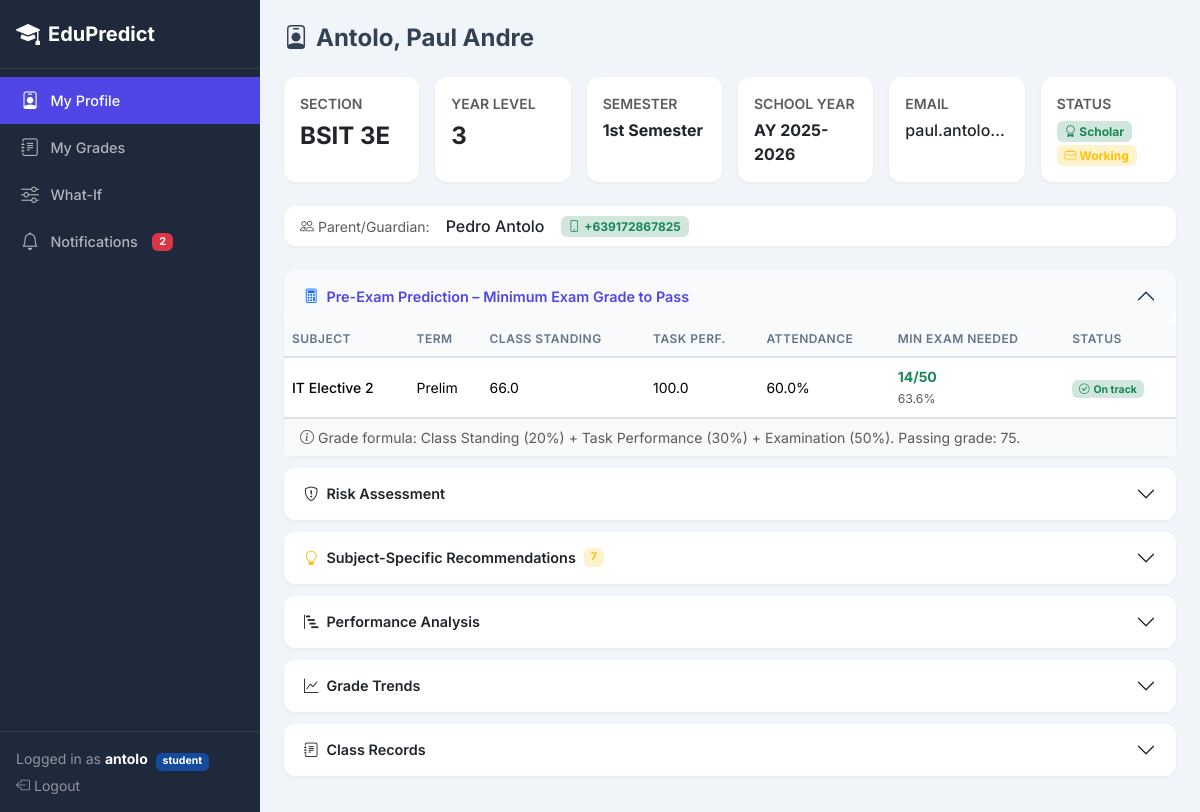
Page /student/1 (signed in) on the committed database.
### app.py (models this page shows, shortened)
class User(db.Model):
    __tablename__ = 'users'
    id = db.Column(db.Integer, primary_key=True)
    username = db.Column(db.String(80), unique=True, nullable=False)
    password_hash = db.Column(db.String(256), nullable=False)
    role = db.Column(db.String(20), default='teacher')
    student_id = db.Column(db.Integer, db.ForeignKey('students.id'), nullable=True)
    @property
    def is_authenticated(self): return True
    @property
    def is_staff(self): return self.role in ('admin', 'teacher')
    @property
    def is_parent(self): return self.role == 'parent'

class Student(db.Model):
    __tablename__ = 'students'
    id = db.Column(db.Integer, primary_key=True)
    name = db.Column(db.String(100), nullable=False)
    section = db.Column(db.String(20))
    year_level = db.Column(db.Integer)
    semester = db.Column(db.String(30))
    school_year = db.Column(db.String(30))
    email = db.Column(db.String(100))
    is_scholar = db.Column(db.Boolean, default=False)
    is_working_student = db.Column(db.Boolean, default=False)
    parent_phone = db.Column(db.String(20))
    parent_name = db.Column(db.String(100))
    records = db.relationship('ClassRecord', backref='student', lazy=True)
    predictions = db.relationship('Prediction', backref='student', lazy=True)
    activities = db.relationship('StudentActivity', backref='student', lazy=True)
    quiz_scores = db.relationship('QuizScore', backref='student', lazy=True)
    notifications = db.relationship('Notification', backref='student', lazy=True)

class Subject(db.Model):
    __tablename__ = 'subjects'
    id = db.Column(db.Integer, primary_key=True)
    name = db.Column(db.String(100), nullable=False)
    description = db.Column(db.Text)
    records = db.relationship('ClassRecord', backref='subject', lazy=True)
    topics = db.relationship('Topic', backref='subject', lazy=True)

class ClassRecord(db.Model):
    __tablename__ = 'class_records'
    id = db.Column(db.Integer, primary_key=True)
    student_id = db.Column(db.Integer, db.ForeignKey('students.id'), nullable=False)
    subject_id = db.Column(db.Integer, db.ForeignKey('subjects.id'), nullable=False)
    term = db.Column(db.String(20))
    semester = db.Column(db.String(30))
    school_year = db.Column(db.String(30))
    class_standing = db.Column(db.Float, default=0)     # Equiv % (weight 20%)
    exam_score = db.Column(db.Float, default=0)          # Equiv % (weight 50%)
    task_performance = db.Column(db.Float, default=0)    # Equiv % (weight 30%)
    attendance = db.Column(db.Float, default=100)         # Tracked separately, not in grade
    final_grade = db.Column(db.Float, default=0)          # CS*0.20 + TP*0.30 + Exam*0.50

### app.py (the view)
@app.route('/student/<int:student_id>')
@login_required
def student_profile(student_id):
    if current_user.role == 'student' and current_user.student_id != student_id:
        abort(403)
    if current_user.role == 'parent' and current_user.student_id != student_id:
        abort(403)
    student = db.session.get(Student, student_id)
    if not student:
        flash('Student not found.', 'danger')
        return redirect(url_for('students') if current_user.is_staff else url_for('login'))
    records = ClassRecord.query.filter_by(student_id=student_id).all()
    predictions = Prediction.query.filter_by(student_id=student_id).all()
    activities = StudentActivity.query.filter_by(student_id=student_id).order_by(StudentActivity.id.desc()).limit(20).all()
    weak_topics = (
        db.session.query(Topic.name, func.avg(QuizScore.score / QuizScore.max_score * 100).label('avg_pct'))
        .join(QuizScore, QuizScore.topic_id == Topic.id)
        .filter(QuizScore.student_id == student_id)
        .group_by(Topic.id)
        .having(func.avg(QuizScore.score / QuizScore.max_score * 100) < 75)
        .all()
    )
    fi_data = {}
    for p in predictions:
        if p.feature_importance:
            fi_data[p.subject.name] = json.loads(p.feature_importance)
    from ml_engine import calculate_pre_exam_prediction
    pre_exam_data = []
    subjects_seen = set()
    for r in sorted(records, key=lambda x: x.id, reverse=True):
        if r.subject_id in subjects_seen:
            continue
        subjects_seen.add(r.subject_id)
        subj = db.session.get(Subject, r.subject_id)
        pred_info = calculate_pre_exam_prediction(r.class_standing, r.task_performance)
        pred_info['subject_name'] = subj.name if subj else f'Subject {r.subject_id}'
        pred_info['term'] = r.term
        pred_info['class_standing'] = r.class_standing
        pred_info['task_performance'] = r.task_performance
        pred_info['attendance'] = r.attendance
        pre_exam_data.append(pred_info)
    att_present = 0
    att_total = 0
    att_records = AttendanceRecord.query.filter_by(student_id=student_id, term='Prelim').all()
    if att_records:
        att_present = sum(1 for r in att_records if r.status == 'Present')
        att_total = len(att_records)
    return render_template('student_profile.html',
                           student=student, records=records,
                           predictions=predictions, activities=activities,
                           weak_topics=weak_topics, fi_data=fi_data,
                           pre_exam_data=pre_exam_data,
                           att_present=att_present, att_total=att_total)

### templates/student_profile.html (shortened to what this page needs)
{% extends "base.html" %}
{% block content %}
<div class="d-flex flex-wrap align-items-center justify-content-between gap-2 mb-4">
    <h4 class="fw-bold mb-0"><i class="bi bi-person-badge me-2"></i>{{ student.name }}</h4>
</div>
<div class="row g-3 mb-4">
    <div class="col-6 col-md-2">
        <div class="card stat-card h-100"><div class="card-body">
            <div class="text-muted small text-uppercase fw-semibold">Section</div>
            <div class="fs-4 fw-bold mt-1">{{ student.section }}</div>
        </div></div>
    </div>
    <div class="col-6 col-md-2">
        <div class="card stat-card h-100"><div class="card-body">
            <div class="text-muted small text-uppercase fw-semibold">Year Level</div>
            <div class="fs-4 fw-bold mt-1">{{ student.year_level }}</div>
        </div></div>
    </div>
    <div class="col-6 col-md-2">
        <div class="card stat-card h-100"><div class="card-body">
            <div class="text-muted small text-uppercase fw-semibold">Semester</div>
            <div class="fw-bold mt-1">{{ student.semester or '—' }}</div>
        </div></div>
    </div>
    <div class="col-6 col-md-2">
        <div class="card stat-card h-100"><div class="card-body">
            <div class="text-muted small text-uppercase fw-semibold">School Year</div>
            <div class="fw-bold mt-1">{{ student.school_year or '—' }}</div>
        </div></div>
    </div>
    <div class="col-12 col-md-2">
        <div class="card stat-card h-100"><div class="card-body">
            <div class="text-muted small text-uppercase fw-semibold">Email</div>
            <div class="fw-medium mt-1 text-truncate">{{ student.email }}</div>
        </div></div>
    </div>
    <div class="col-12 col-md-2">
        <div class="card stat-card h-100"><div class="card-body">
            <div class="text-muted small text-uppercase fw-semibold">Status</div>
            <div class="mt-1">
                {% if student.is_scholar %}<span class="badge bg-success-subtle text-success"><i class="bi bi-award"></i> Scholar</span>{% endif %}
                {% if student.is_working_student %}<span class="badge bg-warning-subtle text-warning"><i class="bi bi-briefcase"></i> Working</span>{% endif %}
            </div>
        </div></div>
    </div>
</div>
{% if student.parent_name or student.parent_phone %}
<div class="card mb-4">
    <div class="card-body py-2 d-flex flex-wrap gap-3 align-items-center">
        <span class="text-muted small"><i class="bi bi-people me-1"></i>Parent/Guardian:</span>
        <span class="fw-medium">{{ student.parent_name or '—' }}</span>
        {% if student.parent_phone %}
        <span class="badge bg-success-subtle text-success"><i class="bi bi-phone me-1"></i>{{ student.parent_phone }}</span>
        {% endif %}
    </div>
</div>
{% endif %}
<div class="accordion" id="profileAccordion">
    {% if pre_exam_data %}
    <div class="accordion-item">
        <h2 class="accordion-header">
            <button class="accordion-button" type="button" data-bs-toggle="collapse" data-bs-target="#collapsePreExam">
                <i class="bi bi-calculator me-2 text-primary"></i>Pre-Exam Prediction – Minimum Exam Grade to Pass
            </button>
        </h2>
        <div id="collapsePreExam" class="accordion-collapse collapse show" data-bs-parent="#profileAccordion">
            <div class="accordion-body p-0">
                <div class="table-responsive">
                    <table class="table table-hover align-middle mb-0">
                        <thead>
                            <tr>
                                <th>Subject</th>
                                <th>Term</th>
                                <th class="d-none d-md-table-cell">Class Standing</th>
                                <th class="d-none d-md-table-cell">Task Perf.</th>
                                <th class="d-none d-md-table-cell">Attendance</th>
                                <th>Min Exam Needed</th>
                                <th>Status</th>
                            </tr>
                        </thead>
                        <tbody>
                        {% for pe in pre_exam_data %}
                        <tr>
                            <td class="fw-medium">{{ pe.subject_name }}</td>
                            <td>{{ pe.term }}</td>
                            <td class="d-none d-md-table-cell">{{ pe.class_standing }}</td>
                            <td class="d-none d-md-table-cell">{{ pe.task_performance }}</td>
                            <td class="d-none d-md-table-cell">{{ pe.attendance }}%</td>
                            <td>
                                {% if pe.achievable %}
                                <span class="fw-bold {% if pe.exam_needed > 90 %}text-danger{% elif pe.exam_needed > 75 %}text-warning{% else %}text-success{% endif %}">
                                    {{ pe.exam_needed_raw }}/{{ pe.exam_max_items }}
                                </span>
                                <br><small class="text-muted">{{ pe.exam_needed }}%</small>
                                {% else %}
                                <span class="fw-bold text-danger">{{ pe.exam_max_items }}/{{ pe.exam_max_items }}+</span>
                                <br><small class="text-muted">Not achievable</small>
                                {% endif %}
                            </td>
                            <td>
                                {% if not pe.achievable %}
                                <span class="badge bg-danger-subtle text-danger"><i class="bi bi-x-circle me-1"></i>Cannot pass by exam alone</span>
                                {% elif pe.exam_needed > 90 %}
                                <span class="badge bg-danger-subtle text-danger"><i class="bi bi-exclamation-triangle me-1"></i>Critical – needs extra help</span>
                                {% elif pe.exam_needed > 75 %}
                                <span class="badge bg-warning-subtle text-warning"><i class="bi bi-exclamation-circle me-1"></i>Must pass exam</span>
                                {% elif pe.exam_needed > 0 %}
                                <span class="badge bg-success-subtle text-success"><i class="bi bi-check-circle me-1"></i>On track</span>
                                {% else %}
                                <span class="badge bg-success-subtle text-success"><i class="bi bi-check-circle me-1"></i>Already passing</span>
                                {% endif %}
                            </td>
                        </tr>
                        {% endfor %}
                        </tbody>
                    </table>
                </div>
                <div class="px-3 py-2 bg-light border-top small text-muted">
                    <i class="bi bi-info-circle me-1"></i>Grade formula: Class Standing (20%) + Task Performance (30%) + Examination (50%). Passing grade: 75.
                </div>
            </div>
        </div>
    </div>
    {% endif %}
    {% if predictions and not current_user.is_parent %}
    <div class="accordion-item">
        <h2 class="accordion-header">
            <button class="accordion-button {% if not pre_exam_data %}{% else %}collapsed{% endif %}" type="button" data-bs-toggle="collapse" data-bs-target="#collapseRisk">
                <i class="bi bi-shield-exclamation me-2"></i>Risk Assessment
            </button>
        </h2>
    </div>
    {% endif %}
    {% if predictions and not current_user.is_parent %}
    {% set has_recs = [] %}
    {% if has_recs %}
    <div class="accordion-item">
        <h2 class="accordion-header">
            <button class="accordion-button collapsed" type="button" data-bs-toggle="collapse" data-bs-target="#collapseRecs">
                <i class="bi bi-lightbulb me-2 text-warning"></i>Subject-Specific Recommendations
                <span class="badge bg-warning-subtle text-warning ms-2">{{ has_recs|length }}</span>
            </button>
        </h2>
    </div>
    {% endif %}
    {% endif %}
    {% if fi_data or weak_topics %}
    <div class="accordion-item">
        <h2 class="accordion-header">
            <button class="accordion-button collapsed" type="button" data-bs-toggle="collapse" data-bs-target="#collapseAnalysis">
                <i class="bi bi-bar-chart-steps me-2"></i>Performance Analysis
            </button>
        </h2>
    </div>
    {% endif %}
    {% if not current_user.is_parent %}
    <div class="accordion-item">
        <h2 class="accordion-header">
            <button class="accordion-button collapsed" type="button" data-bs-toggle="collapse" data-bs-target="#collapseChart">
                <i class="bi bi-graph-up me-2"></i>Grade Trends
            </button>
        </h2>
    </div>
    {% endif %}
    <div class="accordion-item">
        <h2 class="accordion-header">
            <button class="accordion-button collapsed" type="button" data-bs-toggle="collapse" data-bs-target="#collapseRecords">
                <i class="bi bi-journal-text me-2"></i>Class Records
            </button>
        </h2>
    </div>
</div>
{% endblock %}

### templates/base.html (shortened to what this page needs)
<!DOCTYPE html>
<html lang="en" data-bs-theme="light">
<head>
    <link href="https://cdn.jsdelivr.net/npm/bootstrap@5.3.3/dist/css/bootstrap.min.css" rel="stylesheet">
    <link href="https://cdn.jsdelivr.net/npm/bootstrap-icons@1.11.3/font/bootstrap-icons.min.css" rel="stylesheet">
    <link rel="stylesheet" href="{{ url_for('static', filename='css/style.css') }}">
</head>
<body>
<div class="d-flex min-vh-100">
    <nav class="sidebar d-none d-lg-flex flex-column flex-shrink-0">
        <div class="sidebar-brand d-flex align-items-center gap-2 px-3 py-3 border-bottom border-white border-opacity-10">
            <i class="bi bi-mortarboard-fill fs-4"></i>
            <span class="fw-bold fs-5">EduPredict</span>
        </div>
        {% include '_sidebar_nav.html' %}
        <div class="mt-auto px-3 py-3 border-top border-white border-opacity-10 small">
            <div class="text-white-50">
                Logged in as <strong class="text-white">{{ current_user.username }}</strong>
                <span class="badge bg-primary bg-opacity-50 ms-1">{{ current_user.role }}</span>
            </div>
            <a href="{{ url_for('logout') }}" class="text-white-50 text-decoration-none d-inline-flex align-items-center gap-1 mt-1">
                <i class="bi bi-box-arrow-left"></i> Logout
            </a>
        </div>
    </nav>
    <div class="flex-grow-1 main-wrapper">
        <main class="p-3 p-md-4">
            {% block content %}{% endblock %}
        </main>
    </div>
</div>
</body>
</html>

### rows in the picture
User: username "antolo", role "student"
Student: name "Antolo, Paul Andre", section "BSIT 3E", year_level "3", semester "1st Semester", school_year "AY 2025-2026", email "paul.antolo…", parent_name "Pedro Antolo", parent_phone "+639172867825"
Subject: subject_name "IT Elective 2"
ClassRecord: term "Prelim", class_standing "66.0", task_performance "100.0", attendance "60.0"

### other values in the picture
{{ pe.exam_needed_raw }} "14"
{{ pe.exam_max_items }} "50"
{{ pe.exam_needed }} "63.6"
{{ has_recs|length }} "7"
